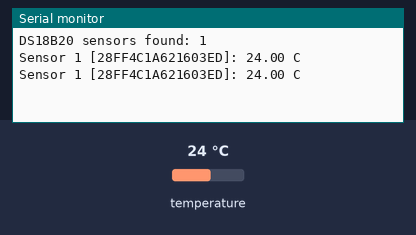
This sketch was run on a simulated Arduino Uno, built with avr-gcc and run on an emulated ATmega328P. On the bench: the last lines printed to the serial monitor. The test bench sets the inputs (shaded band); at power-on: temperature 24 °C.

Above: at 3.3 s.
3.4 s: temperature set to 12 °C
At 5.1 s:
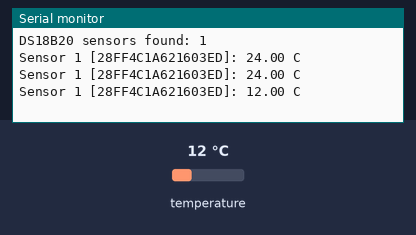
5.9 s: temperature set to 19 °C
At 7.4 s:
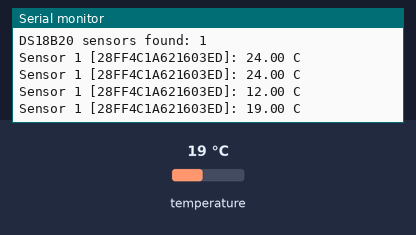
Timing chart, 0 to 8.9 s (numbered marks = the images above; inputs shaded):
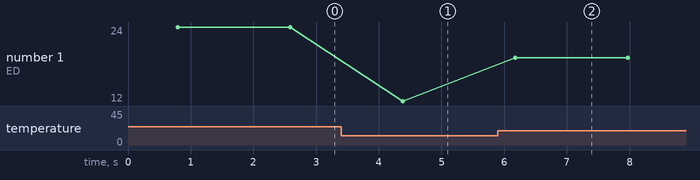

The sketch:

firmware.ino
```cpp
#include <OneWire.h>
#include <DallasTemperature.h>

const uint8_t ONE_WIRE_PIN = 2;  // DS18B20 data line on D2

OneWire oneWire(ONE_WIRE_PIN);
DallasTemperature sensors(&oneWire);

uint8_t lastCount = 255;  // impossible value so the first count is always reported

void printAddress(const DeviceAddress addr) {
  for (uint8_t i = 0; i < 8; i++) {
    if (addr[i] < 16) Serial.print('0');
    Serial.print(addr[i], HEX);
  }
}

void setup() {
  Serial.begin(9600);
}

void loop() {
  // Rescan the bus every cycle so sensors that are plugged in or removed
  // while running are picked up. There is no fixed sensor limit in this code.
  sensors.begin();
  uint8_t count = sensors.getDeviceCount();
  if (count != lastCount) {
    Serial.print("DS18B20 sensors found: ");
    Serial.println(count);
    lastCount = count;
  }

  if (count == 0) {
    Serial.println("No sensor detected - check wiring and pull-up resistor");
    delay(1000);
    return;
  }

  sensors.requestTemperatures();  // one conversion for all sensors on the bus

  for (uint8_t i = 0; i < count; i++) {
    DeviceAddress addr;
    if (!sensors.getAddress(addr, i)) continue;
    float t = sensors.getTempC(addr);

    Serial.print("Sensor ");
    Serial.print(i + 1);
    Serial.print(" [");
    printAddress(addr);
    Serial.print("]: ");
    if (t == DEVICE_DISCONNECTED_C) {
      Serial.println("read error");
    } else {
      Serial.print(t, 2);
      Serial.println(" C");
    }
  }
  delay(1000);
}
```

Measured:
- after the input at 3.4 s, the serial monitor: prints a new line after 0.98 s (image 1)
- after the input at 5.9 s, the serial monitor: prints a new line after 0.27 s (image 2)
- plotted number 1: 24 → 12 after the input at 3.4 s, 12 → 19 after the input at 5.9 s
